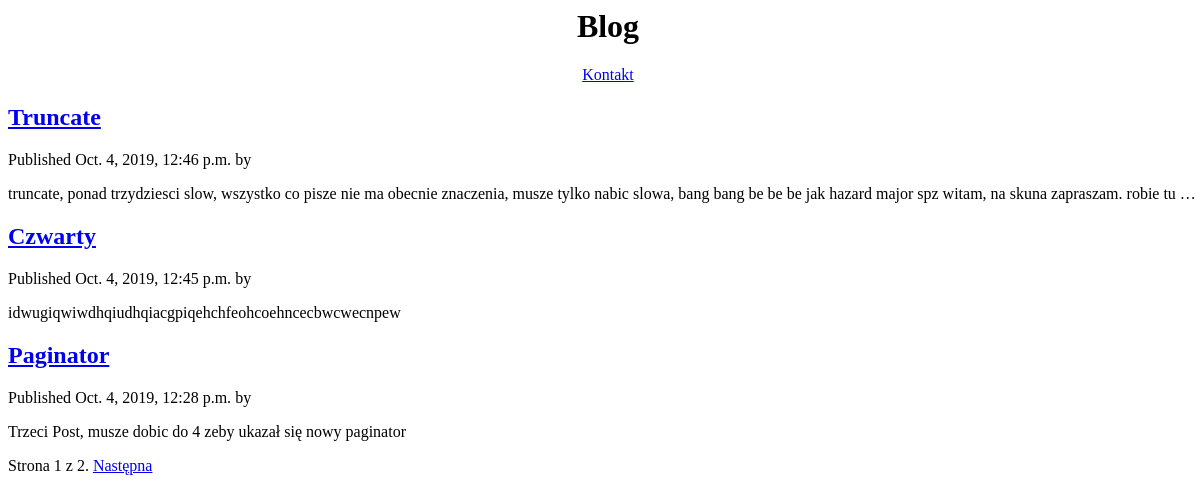
Screenshot of /blog/ with the database file from the repository.
### blog/models.py (models this page shows, shortened)
class Post(models.Model):
    STATUS_CHOICE = (
        ('draft','Draft'),
        ('published', 'Published')
    )
    title = models.CharField(max_length=250)
    slug = models.SlugField(max_length=250, unique_for_date='publish')
    author = models.ForeignKey(User, on_delete=models.CASCADE, related_name='blog_posts')
    body = models.TextField()
    publish = models.DateTimeField(default=timezone.now)
    created = models.DateTimeField(auto_now_add=True)
    updated = models.DateTimeField(auto_now=True)
    status = models.CharField(max_length=10, choices=STATUS_CHOICE, default='draft')
    objects = models.Manager()
    published = PublishedManager()
    tags = TaggableManager()
    def get_absolute_url(self):
        return reverse('blog:post_detail', args=[self.publish.year, self.publish.month, self.publish.day, self.slug])
    class Meta:
        ordering = ('-publish',)

### blog/views.py (the view)
# urls.py: path('', views.all_posts, name='all_posts'),
def all_posts(request, tag_slug=None):
    object_list = Post.published.all()
    tag = None
    if tag_slug:
        tag = get_object_or_404(Tag, slug=tag_slug)
        object_list = object_list.filter(tags__in=[tag])
    paginator = Paginator(object_list, 3)
    page = request.GET.get('page')
    try:
        posts = paginator.page(page)
    except PageNotAnInteger:
        posts = paginator.page(1)
    except EmptyPage:
        posts = paginator.page(paginator.num_pages)
    context = {
        'posts': posts,
        'page' : page,
        'tag': tag,
    }
    return render(request, 'blog/post/all.html', context)

### blog/models.py (called while the page is built)
    def get_queryset(self):
        return super(PublishedManager, self).get_queryset().filter(status='published')

### blog/templates/blog/post/all.html (shortened to what this page needs)
{% extends 'base.html' %}
{% block content %}
    {% for post in posts %}
        <h2>
            <a href="{{ post.get_absolute_url }}">{{post.title}}</a>
        </h2>
        <p class="date">
            Published {{post.publish}} by <b{{post.author}}
        </p>
        {{ post.body|truncatewords:30|linebreaks }}
    {% endfor %}
{% endblock %}

### static/css/blog.css (style rules this page uses)
body { width: 100%; }

### rows the page displays
Post: title "Truncate", publish "Oct. 4, 2019, 12:46 p.m.", body "truncate, ponad trzydziesci slow, wszystko co pisze nie ma obecnie znaczenia, musze tylko nabic slowa, bang bang be be be jak hazard major spz witam, na skuna zapraszam. robie tu …"
Post: title "Czwarty", publish "Oct. 4, 2019, 12:45 p.m.", body "idwugiqwiwdhqiudhqiacgpiqehchfeohcoehncecbwcwecnpew"
Post: title "Paginator", publish "Oct. 4, 2019, 12:28 p.m.", body "Trzeci Post, musze dobic do 4 zeby ukazał się nowy paginator"

### other values shown
{{ page.number }} "1"
{{ page.paginator.num_pages }} "2"
